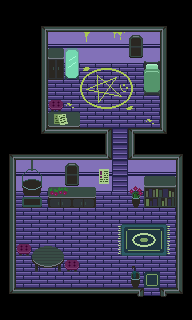

A 2D game scene composited from a Tiled map and its tileset images. What follows is a short description and the map's XML, with every tile layer's data as written:
An orthogonal 12x20 tile map with 16x16 px tiles, 4 tile layers (ground, paint, furniture, windows).

<map version="1.10" tiledversion="1.11.0" orientation="orthogonal" renderorder="right-down" width="12" height="20" tilewidth="16" tileheight="16" infinite="0" nextlayerid="6" nextobjectid="1">
 <editorsettings>
  <export target="ghostHome..tmx" format="tmx" />
 </editorsettings>
 <tileset firstgid="1" name="ghost-home-tiles" tilewidth="16" tileheight="16" tilecount="84" columns="14">
  <image source="ghost_home_tileset.png" width="224" height="96" />
 </tileset>
 <layer id="1" name="ground" width="12" height="20" locked="1">
  <data encoding="csv">
0,0,0,0,0,0,0,0,0,0,0,0,
0,0,4,8,8,8,8,8,8,8,7,0,
0,0,9,3,3,3,3,3,3,3,11,0,
0,0,9,2,2,2,2,2,2,2,11,0,
0,0,9,1,1,1,1,1,1,1,11,0,
0,0,9,1,1,1,1,1,1,1,11,0,
0,0,9,1,1,1,1,1,1,1,11,0,
0,0,9,1,1,1,1,1,1,1,11,0,
0,0,5,10,10,10,25,67,12,10,6,0,
4,8,8,8,8,8,26,67,39,8,8,7,
9,3,3,3,3,3,3,67,3,3,3,11,
9,2,2,2,2,2,2,67,2,2,2,11,
9,1,1,1,1,1,1,1,1,1,1,11,
9,1,1,1,1,1,1,1,1,1,1,11,
9,1,1,1,1,1,1,1,1,1,1,11,
9,1,1,1,1,1,1,1,1,1,1,11,
9,1,1,1,1,1,1,1,1,1,1,11,
9,1,1,1,1,1,1,1,1,1,1,11,
5,10,10,10,10,10,10,10,40,53,54,6,
0,0,0,0,0,0,0,0,0,0,0,0
</data>
 </layer>
 <layer id="5" name="paint" width="12" height="20" locked="1">
  <data encoding="csv">
0,0,0,0,0,0,0,0,0,0,0,0,
0,0,0,0,0,0,0,0,0,0,0,0,
0,0,0,0,0,68,0,81,0,0,0,0,
0,0,0,0,0,0,0,0,0,0,0,0,
0,0,0,0,0,55,56,13,14,0,0,0,
0,0,0,0,0,69,70,27,28,0,0,0,
0,0,0,0,74,83,84,41,42,0,0,0,
0,0,0,0,0,0,0,0,0,74,0,0,
0,0,0,0,0,0,0,0,0,0,0,0,
0,0,0,0,0,0,0,0,0,0,0,0,
0,0,0,0,0,0,0,0,0,0,0,0,
0,0,0,0,0,0,0,0,0,0,0,0,
0,0,0,0,0,0,0,0,0,0,0,0,
0,0,0,0,0,0,0,0,0,0,0,0,
0,0,0,0,0,0,0,0,0,0,0,0,
0,0,0,0,0,0,0,0,0,0,0,0,
0,0,0,0,0,0,0,0,0,0,0,0,
0,0,0,0,0,0,0,0,0,0,0,0,
0,0,0,0,0,0,0,0,0,0,0,0,
0,0,0,0,0,0,0,0,0,0,0,0
</data>
 </layer>
 <layer id="3" name="furniture" width="12" height="20" locked="1">
  <data encoding="csv">
0,0,0,0,0,0,0,0,0,0,0,0,
0,0,0,0,0,0,0,0,0,0,0,0,
0,0,0,0,0,0,0,0,0,0,0,0,
0,0,0,45,44,0,0,0,0,47,0,0,
0,0,0,59,58,0,0,0,0,61,0,0,
0,0,0,0,0,0,0,0,0,75,0,0,
0,0,0,43,0,0,0,0,0,0,0,0,
0,0,0,71,72,0,0,0,0,0,0,0,
0,0,0,0,0,0,0,0,0,0,0,0,
0,0,0,0,0,0,0,0,0,0,0,0,
0,23,24,0,0,0,77,0,0,0,0,0,
0,37,38,48,49,50,78,0,66,21,22,0,
0,51,52,62,63,64,0,0,80,35,36,0,
0,0,0,0,0,0,0,0,0,0,0,0,
0,0,0,0,0,0,0,17,18,19,20,0,
0,43,15,16,0,0,0,31,32,33,34,0,
0,0,29,30,43,0,0,0,46,0,0,0,
0,0,0,0,0,0,0,0,60,57,0,0,
0,0,0,0,0,0,0,0,0,0,0,0,
0,0,0,0,0,0,0,0,0,0,0,0
</data>
 </layer>
 <layer id="4" name="windows" width="12" height="20" locked="1">
  <data encoding="csv">
0,0,0,0,0,0,0,0,0,0,0,0,
0,0,0,0,0,0,0,0,0,0,0,0,
0,0,0,0,0,0,0,0,65,0,0,0,
0,0,0,0,0,0,0,0,79,0,0,0,
0,0,0,0,0,0,0,0,0,0,0,0,
0,0,0,0,0,0,0,0,0,0,0,0,
0,0,0,0,0,0,0,0,0,0,0,0,
0,0,0,0,0,0,0,0,0,0,0,0,
0,0,0,0,0,0,0,0,0,0,0,0,
0,0,0,0,0,0,0,0,0,0,0,0,
0,0,0,0,65,0,0,0,0,0,0,0,
0,0,0,0,79,0,0,0,0,0,0,0,
0,0,0,0,0,0,0,0,0,0,0,0,
0,0,0,0,0,0,0,0,0,0,0,0,
0,0,0,0,0,0,0,0,0,0,0,0,
0,0,0,0,0,0,0,0,0,0,0,0,
0,0,0,0,0,0,0,0,0,0,0,0,
0,0,0,0,0,0,0,0,0,0,0,0,
0,0,0,0,0,0,0,0,0,0,0,0,
0,0,0,0,0,0,0,0,0,0,0,0
</data>
 </layer>
</map>